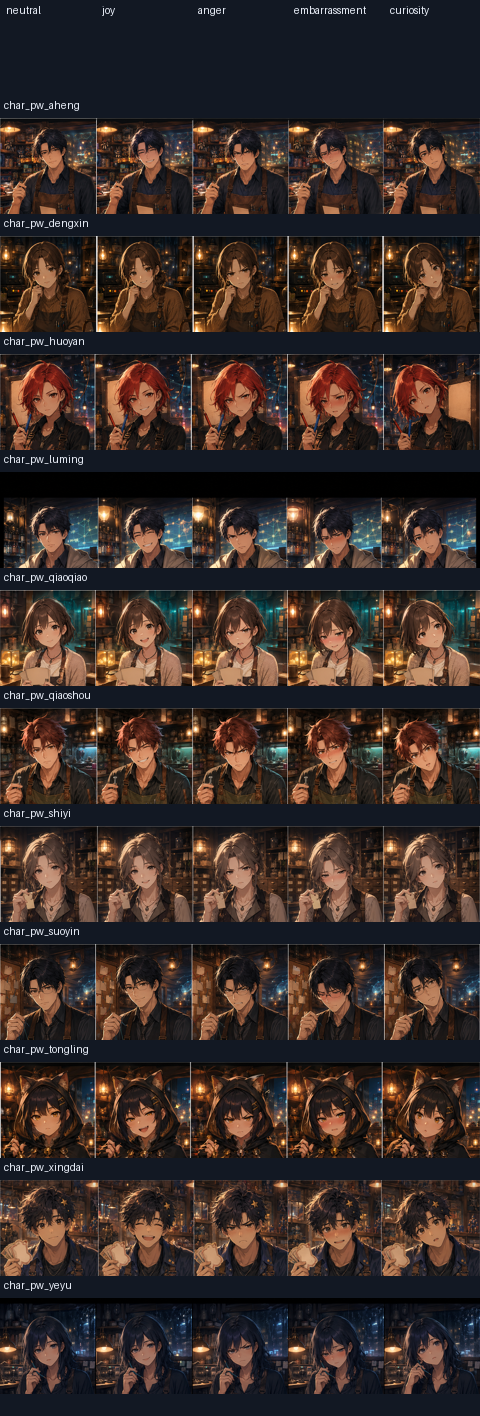
#> input picture artifacts/04-29-npc-expression-art-quality-rebuild/forced-npc-expressions-contact-sheet.png, 480 x 1416 px, given as the content of the folder .codex/generated_images/019dd8d7-6a36-7b63-80fb-4aa1cae9a8ce, which was not available
$ python process_generated_atmospheres.py
#> lines starting #> are read from the running program, lines starting #| are printed output that depends on the picture; pictures that were not available may be replaced by others from this repository, and a replacement may not be noted
from pathlib import Path
from PIL import Image, ImageDraw
import hashlib, json, shutil

folder = Path(r'C:\Users\phpxi\.codex\generated_images\019dd8d7-6a36-7b63-80fb-4aa1cae9a8ce')
files = sorted(folder.glob('*.png'), key=lambda p: p.stat().st_mtime)[-10:]
names = [
    'atmosphere-healing.png',
    'atmosphere-supply.png',
    'atmosphere-judgement.png',
    'atmosphere-ember.png',
    'atmosphere-lore.png',
    'atmosphere-grove.png',
    'atmosphere-spirit.png',
    'atmosphere-shrine.png',
    'atmosphere-market.png',
    'atmosphere-transit.png',
]
out_dir = Path('frontend/public/place-atmosphere')
out_dir.mkdir(parents=True, exist_ok=True)
art_dir = Path('artifacts/04-29-npc-expression-art-quality-rebuild')
review_dir = art_dir / 'accepted-atmosphere-sources'
review_dir.mkdir(parents=True, exist_ok=True)
manifest=[]
thumbs=[]
for src, name in zip(files, names):
    with Image.open(src) as im:
#> im is the input picture: PIL image 480x1416 RGB; mean R, G, B 59.1, 45.8, 41.1
        im = im.convert('RGB')
        w,h = im.size
#> w = 480; h = 1416
        target_ratio = 16/9
        if w/h > target_ratio:
            new_w = int(h * target_ratio)
            left = (w-new_w)//2
            crop = im.crop((left,0,left+new_w,h))
        else:
            new_h = int(w / target_ratio)
#> new_h = 270
            top = (h-new_h)//2
#> top = 573
            crop = im.crop((0,top,w,top+new_h))
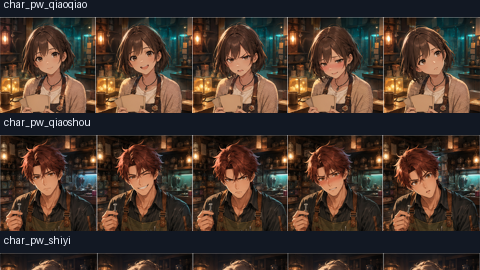
#> crop: PIL image 480x270 RGB; mean R, G, B 70.6, 54.6, 45.2
        final = crop.resize((512,288), Image.Resampling.LANCZOS)
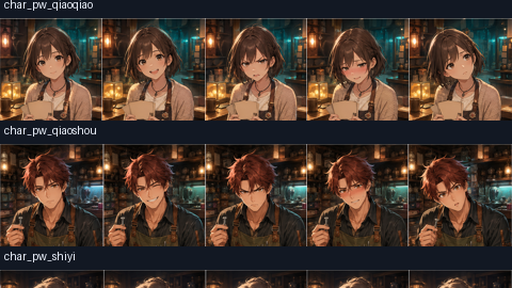
#> final: PIL image 512x288 RGB; mean R, G, B 70.7, 54.6, 45.2
        dst = out_dir / name
        final.save(dst, optimize=True)
        # provenance copy at source resolution
        prov = review_dir / name.replace('.png','-source.png')
        shutil.copy2(src, prov)
        thumbs.append((name, final.copy()))
        data = dst.read_bytes()
        manifest.append({
            'target': str(dst).replace('\\','/'),
            'source': str(src),
            'source_width': w,
            'source_height': h,
            'target_width': 512,
            'target_height': 288,
            'sha256': hashlib.sha256(data).hexdigest(),
            'bytes': len(data),
        })
# contact sheet
sheet = Image.new('RGB',(1024,(288+34)*5),(10,14,24))
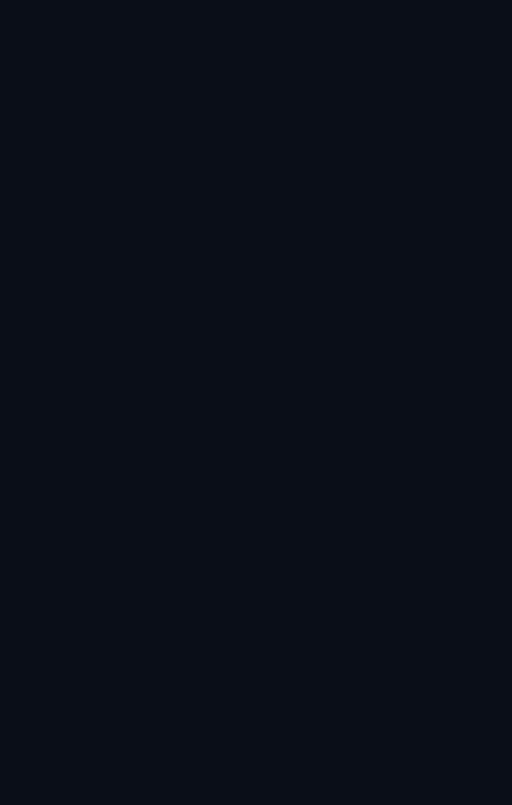
#> sheet: PIL image 1024x1610 RGB (shown at 1/2 size); mean R, G, B 10, 14, 24
d = ImageDraw.Draw(sheet)
for i,(name,im) in enumerate(thumbs):
    x=(i%2)*512; y=(i//2)*(288+34)
    sheet.paste(im,(x,y)); d.rectangle((x,y+288,x+512,y+322), fill=(10,14,24)); d.text((x+8,y+296),name, fill=(235,241,245))
#> this loop made 1 pass
#> (name, x, y) on pass 1: ('atmosphere-healing.png', 0, 0)
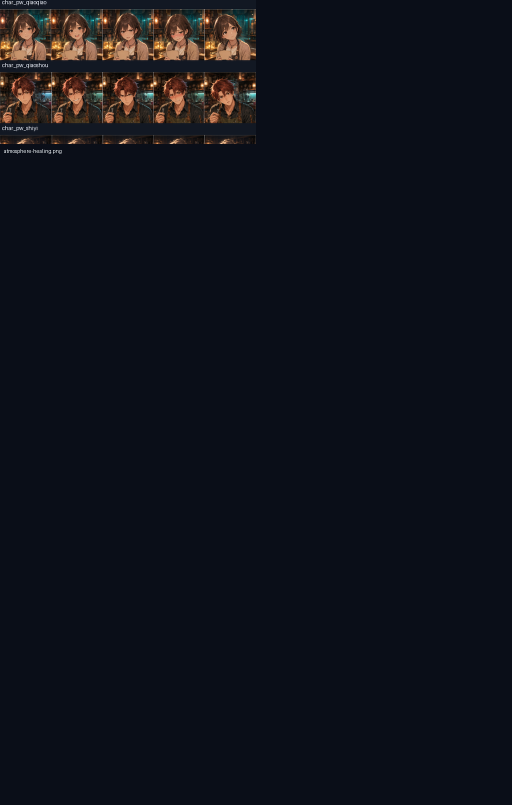
#> sheet: PIL image 1024x1610 RGB (shown at 1/2 size); mean R, G, B 15.5, 17.7, 25.9
sheet.save(art_dir/'place-atmosphere-contact-sheet.png', optimize=True)
(art_dir/'place-atmosphere-assets.json').write_text(json.dumps(manifest, ensure_ascii=False, indent=2), encoding='utf-8')
print(json.dumps(manifest, ensure_ascii=False, indent=2))
#| [
#|   {
#|     "target": "frontend/public/place-atmosphere/atmosphere-healing.png",
#|     "source": "_only/forced-npc-expressions-contact-sheet.png",
#|     "source_width": 480,
#|     "source_height": 1416,
#|     "target_width": 512,
#|     "target_height": 288,
#|     "sha256": "15c0cc7f23841c63f3c25795c4fa16c05e29f95ac38a6975642d6aa7ebd65341",
#|     "bytes": 237149
#|   }
#| ]
